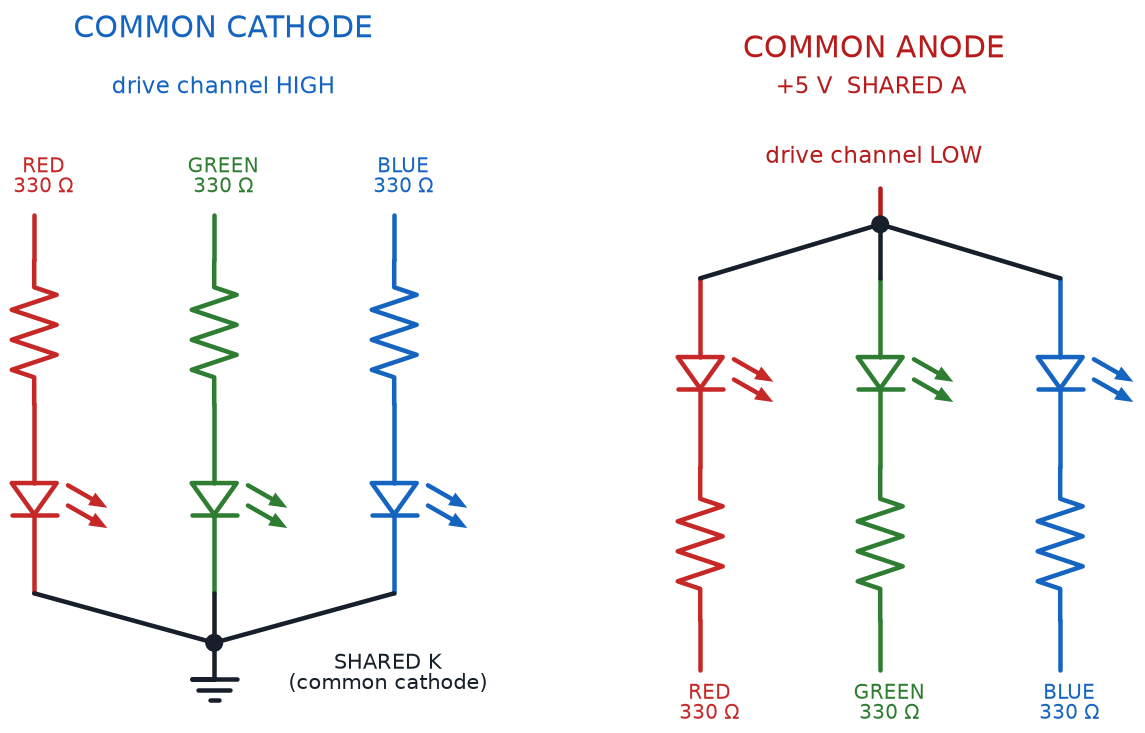

Write Python code to recreate this figure.
#!/usr/bin/env python3
"""Render common-cathode and common-anode RGB LED wiring.

Prompt:
    Draw side-by-side common-cathode and common-anode RGB LED circuits. Each
    package has red, green, and blue LED channels with one 330 Ω resistor per
    channel. Clearly show the shared cathode tied to ground and driven HIGH,
    versus the shared anode tied to +5 V and channels driven LOW. Label the
    common lead and opposite current directions.

Topology: CC outputs->resistors->LED anodes, common cathode->GND. CA +5V->
common anode->LED cathodes->resistors->sinking outputs.
Assumptions: Symbol groups represent a four-lead RGB LED package.
"""

from pathlib import Path
import sys

sys.path.insert(0, str(Path(__file__).resolve().parents[3]))
import schemdraw.elements as elm
from docs.schematic_utils import (
    BLUE,
    GREEN,
    INK,
    RED,
    dot,
    drawing,
    ground,
    save_cli,
    text,
    wire,
)

COLORS = [("#c62828", "RED"), ("#2e7d32", "GREEN"), ("#1565c0", "BLUE")]


def build_drawing():
    d = drawing()
    text(d, "COMMON CATHODE", (3.4, 8.3), color=BLUE, fontsize=12)
    text(d, "drive channel HIGH", (3.4, 7.65), color=BLUE, fontsize=9)
    for i, (c, n) in enumerate(COLORS):
        x = 1.4 + i * 2
        r = d.add(elm.Resistor().down().at((x, 5.8)).to((x, 4.2)).color(c))
        led = d.add(elm.LED().down().at(r.end).to((x, 2.1)).color(c))
        wire(d, (x, 6.3), r.start, color=c)
        text(d, f"{n}\n330 Ω", (x, 6.85), color=c, fontsize=8)
        wire(d, led.end, (3.4, 1.55), color=INK)
    dot(d, (3.4, 1.55))
    ground(d, (3.4, 1.55))
    text(d, "SHARED K\n(common cathode)", (5.4, 1.35), fontsize=8.5)
    text(d, "COMMON ANODE", (10.8, 8.3), color=RED, fontsize=12)
    text(d, "drive channel LOW", (10.8, 7.1), color=RED, fontsize=9)
    for i, (c, n) in enumerate(COLORS):
        x = 8.8 + i * 2
        led = d.add(elm.LED().down().at((x, 5.6)).to((x, 3.5)).color(c))
        r = d.add(elm.Resistor().down().at(led.end).to((x, 1.8)).color(c))
        wire(d, r.end, (x, 1.25), color=c)
        text(d, f"{n}\n330 Ω", (x, 1.0), color=c, fontsize=8)
        wire(d, (10.8, 6.2), led.start, color=INK)
    dot(d, (10.8, 6.2))
    wire(d, (10.8, 6.2), (10.8, 6.6), color=RED)
    text(d, "+5 V  SHARED A", (10.8, 7.65), color=RED, fontsize=9)
    return d


if __name__ == "__main__":
    save_cli(build_drawing, __doc__)
